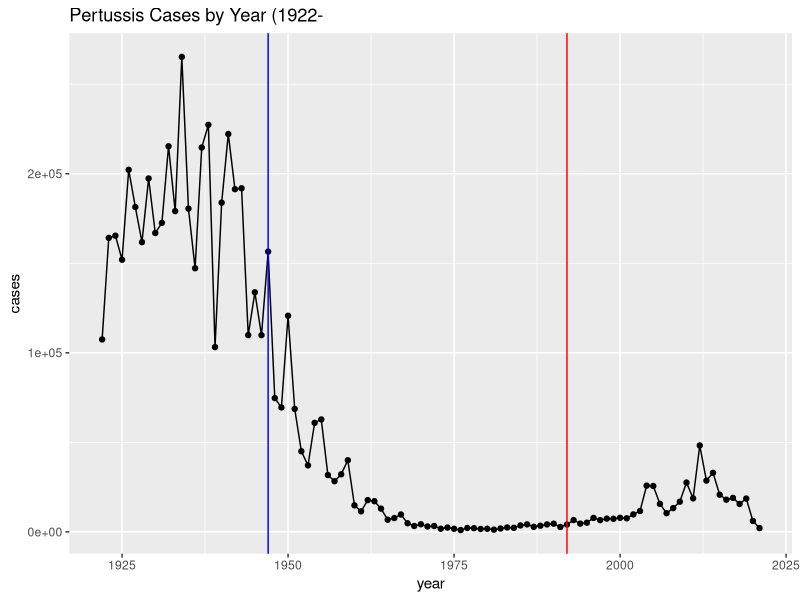

Generate this figure with R: (Note: this script raises an error after producing the figure.)
## ---- chunk 1
#install.packages("datapasta")
## ---- chunk 2
cdc <- data.frame(
                                                     year = c(1922L,1923L,
                                                              1924L,1925L,1926L,
                                                              1927L,1928L,1929L,
                                                              1930L,1931L,1932L,
                                                              1933L,1934L,
                                                              1935L,1936L,1937L,
                                                              1938L,1939L,1940L,
                                                              1941L,1942L,1943L,
                                                              1944L,1945L,1946L,
                                                              1947L,1948L,1949L,
                                                              1950L,1951L,1952L,
                                                              1953L,1954L,
                                                              1955L,1956L,1957L,
                                                              1958L,1959L,1960L,
                                                              1961L,1962L,1963L,
                                                              1964L,1965L,1966L,
                                                              1967L,1968L,1969L,
                                                              1970L,1971L,1972L,
                                                              1973L,1974L,
                                                              1975L,1976L,1977L,
                                                              1978L,1979L,1980L,
                                                              1981L,1982L,1983L,
                                                              1984L,1985L,1986L,
                                                              1987L,1988L,1989L,
                                                              1990L,1991L,1992L,
                                                              1993L,1994L,
                                                              1995L,1996L,1997L,
                                                              1998L,1999L,2000L,
                                                              2001L,2002L,2003L,
                                                              2004L,2005L,2006L,
                                                              2007L,2008L,2009L,
                                                              2010L,2011L,2012L,
                                                              2013L,2014L,
                                                              2015L,2016L,2017L,
                                                              2018L,2019L,2020L,
                                                              2021L),
                             cases = c(107473,164191,
                                                              165418,152003,
                                                              202210,181411,161799,
                                                              197371,166914,
                                                              172559,215343,179135,
                                                              265269,180518,
                                                              147237,214652,227319,
                                                              103188,183866,
                                                              222202,191383,191890,
                                                              109873,133792,
                                                              109860,156517,74715,
                                                              69479,120718,68687,
                                                              45030,37129,
                                                              60886,62786,31732,
                                                              28295,32148,40005,
                                                              14809,11468,17749,
                                                              17135,13005,6799,
                                                              7717,9718,4810,
                                                              3285,4249,3036,3287,
                                                              1759,2402,1738,
                                                              1010,2177,2063,
                                                              1623,1730,1248,1895,
                                                              2463,2276,3589,
                                                              4195,2823,3450,
                                                              4157,4570,2719,4083,
                                                              6586,4617,5137,
                                                              7796,6564,7405,
                                                              7298,7867,7580,9771,
                                                              11647,25827,25616,
                                                              15632,10454,
                                                              13278,16858,27550,
                                                              18719,48277,28639,
                                                              32971,20762,17972,
                                                              18975,15609,18617,
                                                              6124,2116)
                           )



## ---- chunk 3
head(cdc)
## ---- chunk 4
library(ggplot2)
## ---- chunk 5
ggplot(cdc) + 
  aes(year, cases) +
  geom_line() +
  geom_point() +
  geom_vline(xintercept = 1947, color= "blue") +
  geom_vline(xintercept = 1992, color= "red") +
  labs(title="Pertussis Cases by Year (1922-")
  
## ---- chunk 6
library(jsonlite)

subject <- read_json("http://cmi-pb.org/api/subject", simplifyVector = TRUE)

head(subject)
## ---- chunk 7
subject$infancy_vac
## ---- chunk 8
table(subject$infancy_vac)
## ---- chunk 9
table(subject$biological_sex)
## ---- chunk 10
table(subject$race, subject$biological_sex)
## ---- chunk 11
subject$year_of_birth
## ---- chunk 12
#install.packages("lubridate")
## ---- chunk 13
library("lubridate")
## ---- chunk 14
today()
## ---- chunk 15
# year, month, day format
today() - ymd("2000-01-01")
## ---- chunk 16
# month, day, year format
today() - mdy("12-12-2001")
## ---- chunk 17
time_length( today() - ymd("2001-12-12"),  "years")
## ---- chunk 18
subject$age <- time_length(today() - ymd(subject$year_of_birth), "years")
head(subject$age)
## ---- chunk 19
int <- ymd(subject$date_of_boost) - ymd(subject$year_of_birth)
age_at_boost <- time_length(int, "year")
head(age_at_boost)
## ---- chunk 20
ggplot(subject) + 
  aes(age, fill=infancy_vac) + 
  geom_histogram(show.legend = FALSE) + 
  facet_wrap(vars(infancy_vac), nrow = 2) + 
  xlab("Age in years")
## ---- chunk 21
specimen <- read_json("https://www.cmi-pb.org/api/specimen", simplifyVector = TRUE) 
head(specimen)
titer <- read_json("https://www.cmi-pb.org/api/specimen", simplifyVector = TRUE) 
## ---- chunk 22
library("dplyr")

# inner_join combines 2 data with only categories that we need)
meta <- inner_join(subject, specimen)
dim(meta)
head(meta)
## ---- chunk 23
ab_titer <- read_json("https://www.cmi-pb.org/api/v4/plasma_ab_titer", simplifyVector = TRUE)
head(ab_titer)
## ---- chunk 24
abdata <- inner_join(ab_titer, meta)
head(abdata)
## ---- chunk 25
igg <- abdata %>% filter(isotype == "IgG")
head(igg)
## ---- chunk 26
table(abdata$isotype)
## ---- chunk 27
table(abdata$antigen)
## ---- chunk 28
ggplot(igg) +
  aes(MFI, antigen, col = infancy_vac) +
  geom_boxplot() +
    xlim(0,75) +
  facet_wrap(vars(visit), nrow=2)
## ---- chunk 29
table(abdata$dataset)
## ---- chunk 30
abdata.21 <- filter(abdata, dataset == "2021_dataset")
table(abdata.21$dataset)
## ---- chunk 31
pt.21 <- filter(abdata.21, isotype == "IgG",  antigen == "PT")
## ---- chunk 32
ggplot(pt.21) + 
  aes(x=planned_day_relative_to_boost,
        y=MFI_normalised,
        col=infancy_vac,
        group=subject_id) +
  geom_point() +
  geom_line()
## ---- chunk 33
abdata.21 <- abdata %>% filter(dataset == "2021_dataset")

abdata.21 %>% 
  filter(isotype == "IgG",  antigen == "PT") %>%
  ggplot() +
    aes(x=planned_day_relative_to_boost,
        y=MFI_normalised,
        col=infancy_vac,
        group=subject_id) +
    geom_point() +
    geom_line() +
    geom_vline(xintercept=0, linetype="dashed") +
    geom_vline(xintercept=14, linetype="dashed") +
  labs(title="2021 dataset IgG PT",
       subtitle = "Dashed lines indicate day 0 (pre-boost) and 14 (apparent peak levels)")
